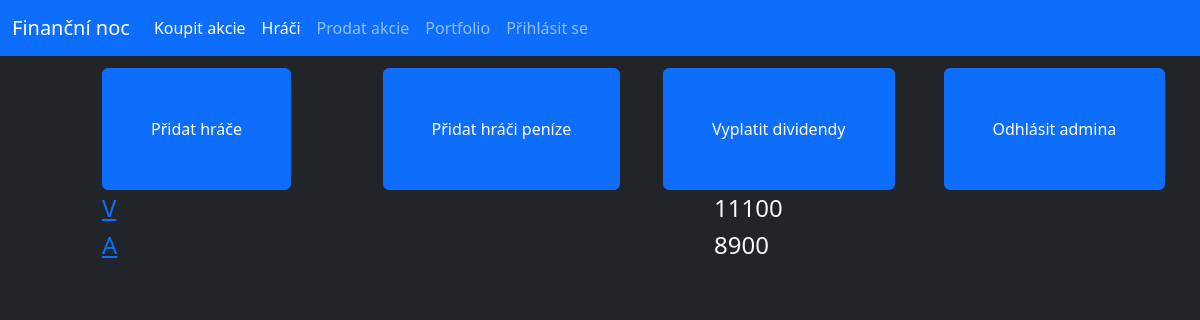
Before: /admin (signed in) with the older database file.
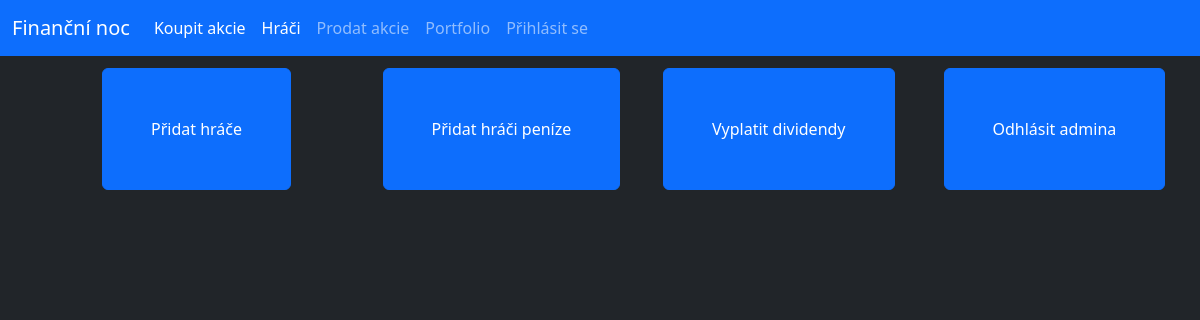
After: the same page with the newer database file.
### database.py (models this page shows, shortened)
class User(db.Model):
    _id = db.Column("id", db.Integer, primary_key=True)
    name = db.Column(db.String(40))
    money = db.Column(db.Integer)
    password = db.Column(db.String(70))

### router.py (the view)
@app.route("/admin")
def admin():
    if "adminLogin" in session:
        users = User.query.all()
        return render_template("admin.html", users=users)
    else:
        return redirect(url_for("adminLogin"))

### templates/admin.html (shortened to what this page needs)
{% extends "main.html" %}
{% block content %}
    <div class="row px-3 py-1"></div>
    <div class="row py-1">
        <div class="col offset-1">
            <form action="/admin/addUser" method="GET">
                <button class="btn btn-primary py-5 px-5">Přidat hráče</button>
            </form>
        </div>
        <div class="col">
            <form action="/admin/addMoney" method="GET">
                <button class="btn btn-primary py-5 px-5">Přidat hráči peníze</button>
            </form>
        </div>
        <div class="col">
            <form action="/paydividend" method="POST">
                <button class="btn btn-primary py-5 px-5">Vyplatit dividendy</button>
            </form>
        </div>
        <div class="col">
            <form action="/admin/logout" method="GET">
                <button class="btn btn-primary py-5 px-5">Odhlásit admina</button>
            </form>
        </div>
    </div>
    {% for usr in users %}
        <form method="POST" action="/del/{{usr._id}}">
            <div class="row">
                <div class="col offset-1 --bs-border-color-translucent"><h4 class="text-light"><a href="stocks/{{usr.name}}">{{usr.name}}</a></h4></div>
                <div class="col offset-1 --bs-border-color-translucent"><h4 class="text-light">{{usr.money}}</h4></div>
            </div>
        </form>
    {% endfor %}
{% endblock%}

### templates/main.html (shortened to what this page needs)
<!doctype html>
<html lang="en">
  <head>
    <link href="https://cdn.jsdelivr.net/npm/bootstrap@5.3.3/dist/css/bootstrap.min.css" rel="stylesheet">
  </head>
  <body class="bg-dark">
    <nav class="navbar navbar-expand-lg bg-primary navbar-dark">
        <div class="container-fluid">
          <a class="navbar-brand" href="/">Finanční noc</a>
          <div class="collapse navbar-collapse" id="navbarNav">
            <ul class="navbar-nav">
                <li class="nav-item">
                    <a class="nav-link active" aria-current="page" href="/buy">Koupit akcie</a>
                </li>
                <li class="nav-item">
                  <a class="nav-link active" aria-current="page" href="/players">Hráči</a>
                </li>
                <li class="nav-item">
                    <a class="nav-link" href="/sell">Prodat akcie</a>
                </li>
                <li class="nav-item">
                    <a class="nav-link" href="/user">Portfolio</a>
                </li>
                {% if logged %}
                <li class="nav-item">
                  <a class="nav-link" href="/logout">Odhlásit se</a>
                {% else %}
                <li class="nav-item">
                  <a class="nav-link" href="/login">Přihlásit se</a>
                {%endif%}
              </li>
            </ul>
          </div>
        </div>
      </nav>
      {% block content %} {% endblock%}
  </body>
</html>

Changed rows visible on the page:
removed User: name "V", money "11100"
removed User: name "A", money "8900"
